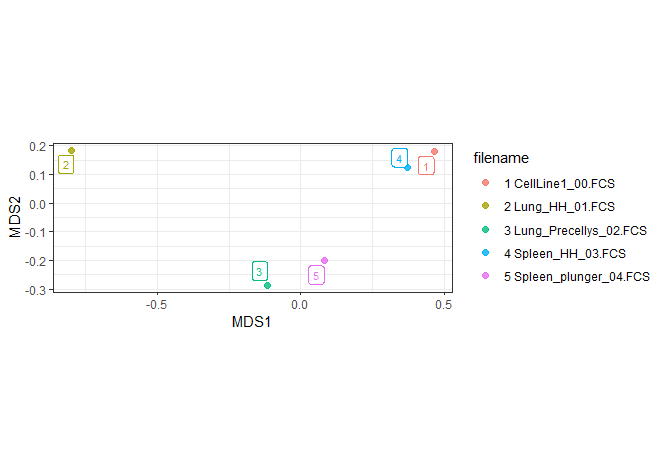

Here is the R script that generated this plot:
## For comapring the similarity of multi-dim datasets using Multi-dimensional scaling
## Opens all FCS files in a directory (or asks user) and plots each file on a 2D plot
## More similar files = plotted closer together
## Needs at least 3 files



#########################################################
### Installing and loading required packages
#########################################################

if (!require("svDialogs")) {
  install.packages("svDialogs", dependencies = TRUE)
  library(svDialogs)
}

if (!require("tcltk2")) {
  install.packages("tcltk2", dependencies = TRUE)
  library(tcltk2)
}

if (!require("flowCore")) {
  if (!requireNamespace("BiocManager", quietly = TRUE))
    install.packages("BiocManager")
    BiocManager::install("flowCore")
    library(flowCore)
}

if (!require("tidyverse")) {
  install.packages("tidyverse", dependencies = TRUE)
  library(tidyverse)
}

if (!require("limma")) {
  BiocManager::install("limma")
  library(limma)
}

if (!require("ggplot2")) {
  install.packages("ggplot2", dependencies = TRUE)
  library(ggplot2)
}

if (!require("ggrepel")) {
  install.packages("ggrepel", dependencies = TRUE)
  library(ggrepel)
}

# Clear environment
rm(list = ls(all = TRUE))


# library(svDialogs)# Moved to top
# Get user input for file
testfile<-dlg_open()
# Convert to string value
testfile <- capture.output(testfile)[7]

if ((testfile)=="character(0)"){
  stop("File input cancelled")
}else{
  
  #Remove invalid characters from file input location
  testfile <- gsub("[\"]","",testfile)
  testfile<-substring (testfile,5)
  
  #Set file and directory
  filename <- basename (testfile)
  dir <- dirname (testfile)
  
  # Set working directory accoding to file chosen
  setwd(dir)
  
  # List FCS (and fcs!) files in this location
  filesToOpenList <- unique(c(list.files(dir,pattern = ".FCS"),list.files(dir,pattern = ".fcs")))
  
  # Ask which files to open
  filesToOpen <- tk_select.list(filesToOpenList, multiple=TRUE,title="Select files to use.") 
  
  # Load all into a flowset
  #library(flowCore) # Moved to top
  fcs_raw <- read.flowSet(filesToOpen, transformation = FALSE,
                          truncate_max_range = FALSE)
  
  # Create summary table
  panel_fcs <- pData(parameters(fcs_raw[[1]]))
  
  # Create list of filenames for the fcs raw data
  filenamelist <- rep(filesToOpen, fsApply(fcs_raw, nrow))
  
  # Extract expression
  expr <- fsApply(fcs_raw, exprs)
  
  
  # Put into dataframe
  ggdf <- data.frame(file_name = filenamelist, expr)
  
  # Preparation work for arcsinh transform (columns is also used later for naming changes)
  # Create list of parameters
  columns<-colnames(ggdf)
  # Remove "Time" column to avoid it being transformed
  columns<-setdiff(columns,"Time")
  # Remove "Cell_Length" and Gaussians column to avoid it being transformed
  columns<-setdiff(columns,"Event_length")
  columns<-setdiff(columns,"Cell_length")
  columns<-setdiff(columns,"Center")
  columns<-setdiff(columns,"Offset")
  columns<-setdiff(columns,"Width")
  columns<-setdiff(columns,"Residual")
  columns<-setdiff(columns,"file_name")
  ## Remove FSC and SSC
  removefscssc<-grep("FSC|SSC",columns,value=TRUE)
  columns<-columns[! columns %in% removefscssc]
  
  
  #Remove unnecessary parameter text
  names(ggdf)[-1] <- sub("Di", "", names(ggdf)[-1])
  names(ggdf)[-1] <- sub("Dd", "", names(ggdf)[-1])
  # Create list of channel / parameter descriptions 
  params<-panel_fcs$desc
  # Add one NA at the front because ggdf also has filename
  params<-c(NA,params)
  # Replace parameters with descriptions, keeping things like Time, Event Length unchanged
  colnames(ggdf)[!is.na(params)] <- na.omit(params)
  ## Remove Time, Event_Length & Gaussian Parameters
  removecolumns <- c("Event_length", "Center", "Offset", "Width", "Residual", "Cell_length")
  ggdf <- ggdf[,!(names(ggdf) %in% removecolumns)]
  
  # Determine whether data is CyTOF or Flow by presence of FSC
  # isflow will be 0 for a CyTOF or greater than 1 if flow
  isflow <-sum(grep("FSC",colnames(ggdf)))
  
  ## Remove FSC and SSC
  # library(tidyverse) # Moved to top
  #ggdf <- ggdf %>% select(-contains("FSC"))
  #ggdf <- ggdf %>% select(-contains("SSC"))
  
    # Remove Time Column
  ggdf<-ggdf[,-2]
  
  
  # Ask user which markers to plot
  markerlist <- tk_select.list(colnames(ggdf), multiple=TRUE,title="Select Markers to use (Cancel to use all).") 
  
  # If user cancels dialog box, use all markers.
  if(length(markerlist)==0 ){
    markerlist <- colnames(ggdf)
    # Remove filename
    markerlist <- markerlist[-grepl("file_name",markerlist)]
  }
  
  # Crop data to that
  ggdf <- ggdf[,c("file_name",markerlist)]
  
  
  
  # apply arcsinh transformation
  # (with standard scale factor of 5 for CyTOF data; alternatively 150 for flow 
  # cytometry data; see Bendall et al. 2011, Science, Supplementary Figure S2)
  
  asinh_scale <- 5
  if (isflow>0){
    asinh_scale <- 150
  }
  ggdf[,-1] <- asinh(ggdf[,-1] / asinh_scale)
  
  # Collapse to only medians, ignoring first column (file_name)
  ggdf<-aggregate(ggdf[-1],ggdf[1],median)

# Transpose rows/columns (needed for MDS)
ggdf<-t(ggdf[,-1])  


# Add numbers to filenames
for (i in 1:length(filesToOpen)){
  filesToOpen[i] <-  paste(i,filesToOpen[i])
}

labels <- c(1:length(filesToOpen))

# Add column names 
colnames(ggdf)<-filesToOpen



# Calculate MDS (Multi-dim scaling)
#library(limma)# Moved to top
mds <- limma::plotMDS(ggdf, plot = FALSE)

# Create data frame
ggdf <- data.frame(MDS1 = mds$x, MDS2 = mds$y,
                   filename = colnames(ggdf))

# Plot
#library(ggrepel) # Moved to top
ggplot(ggdf, aes(x = MDS1, y = MDS2, color = filename)) +
  geom_point(size = 2, alpha = 0.8) +
  #show.legend = FALSE stops the legend points appearing as "a"
  geom_label_repel(aes(label = labels),size=3,force=10,hjust=1,direction="y",show.legend = FALSE) +
  theme_bw() +
  coord_fixed()#+
  # theme(legend.position = "none")


} # End of file cancel loop
